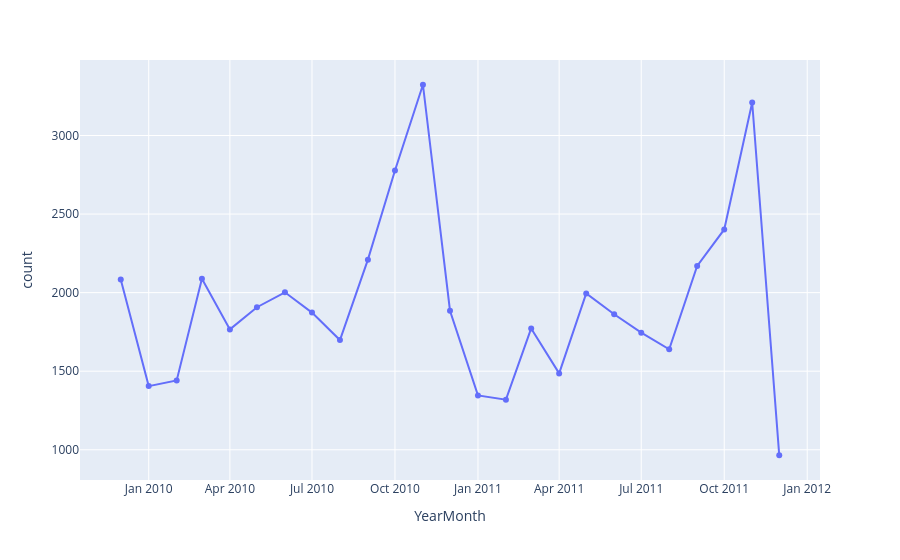

The code cell stored with this chart in its notebook:
### Code cell
fig=px.line(Monthly_Invoice, x=Monthly_Invoice["YearMonth"], y=Monthly_Invoice["count"], markers="*")

fig.show()

### Figure 1 — Plotly figure (JSON) as saved in the notebook; plotly's stock layout.template omitted (floating-point values rounded to 4 significant figures)
{"data": [{"hovertemplate": "YearMonth=%{x}<br>count=%{y}<extra></extra>", "legendgroup": "", "line": {"color": "#636efa", "dash": "solid"}, "marker": {"symbol": "circle"}, "mode": "lines+markers", "name": "", "orientation": "v", "showlegend": false, "type": "scatter", "x": ["2009-12", "2010-01", "2010-02", "2010-03", "2010-04", "2010-05", "2010-06", "2010-07", "2010-08", "2010-09", "2010-10", "2010-11", "2010-12", "2011-01", "2011-02", "2011-03", "2011-04", "2011-05", "2011-06", "2011-07", "2011-08", "2011-09", "2011-10", "2011-11", "2011-12"], "xaxis": "x", "y": [2083, 1405, 1441, 2088, 1766, 1907, 2002, 1873, 1698, 2210, 2777, 3323, 1885, 1346, 1319, 1772, 1486, 1995, 1862, 1745, 1639, 2170, 2402, 3210, 965], "yaxis": "y"}], "layout": {"legend": {"tracegroupgap": 0}, "margin": {"t": 60}, "xaxis": {"anchor": "y", "domain": [0, 1], "title": {"text": "YearMonth"}}, "yaxis": {"anchor": "x", "domain": [0, 1], "title": {"text": "count"}}}}
